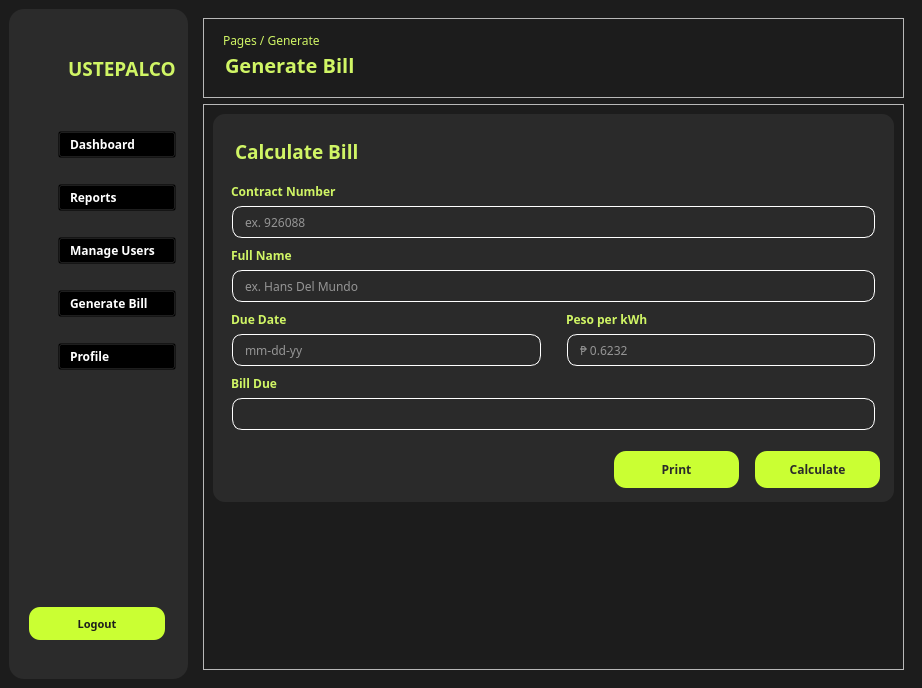
<?xml version="1.0" encoding="UTF-8"?>
<ui version="4.0">
 <class>Dashboard_Window</class>
 <widget class="QMainWindow" name="Dashboard_Window">
  <property name="geometry">
   <rect>
    <x>0</x>
    <y>0</y>
    <width>922</width>
    <height>688</height>
   </rect>
  </property>
  <property name="minimumSize">
   <size>
    <width>915</width>
    <height>688</height>
   </size>
  </property>
  <property name="maximumSize">
   <size>
    <width>1280</width>
    <height>895</height>
   </size>
  </property>
  <property name="windowTitle">
   <string>Dashboard</string>
  </property>
  <property name="styleSheet">
   <string notr="true">QMainWindow {
	background-color: #1C1C1C;
	
}</string>
  </property>
  <widget class="QWidget" name="centralwidget">
   <property name="sizePolicy">
    <sizepolicy hsizetype="Preferred" vsizetype="Preferred">
     <horstretch>0</horstretch>
     <verstretch>0</verstretch>
    </sizepolicy>
   </property>
   <layout class="QHBoxLayout" name="horizontalLayout_7">
    <item>
     <widget class="QFrame" name="sidebar">
      <property name="minimumSize">
       <size>
        <width>0</width>
        <height>0</height>
       </size>
      </property>
      <property name="styleSheet">
       <string notr="true">*{
	margin: 0;
}

#sidebar {
	background-color: #2B2B2B;
	border-radius: 15px;
}

QLabel {
	color: #FFFFFF;
}


#logo {

}

#logo_text {
	color: #D0F565;
	
}

#dashboard_logo {
	margin-top: 20px;
	margin-left: 15px;
}


#reports_logo {
	margin-top: 20px;
	margin-left: 16px;
}

#manage_logo {
	margin-top: 20px;
	margin-left: 12px;
}

#generate_logo {
	margin-top: 20px;
	margin-left: 12px;
}


#profile_logo {
	margin-top: 20px;
	margin-left: 12px;
}

QPushButton {
	margin-top: 20px;
	width: 5px;
	height: 25px;
	color: #FFFFFF;
	padding-left: 11px;
	text-align: left;
	background-color: transparent;
	
}

#logout_button {
	height: 33px;
	background-color: #CAFF33;
	color: #1C1C1C;
	margin: 0px 11px 30px 11px;
	border-radius: 11px;
	padding: 0;
	text-align: center;
}





</string>
      </property>
      <property name="frameShape">
       <enum>QFrame::StyledPanel</enum>
      </property>
      <property name="frameShadow">
       <enum>QFrame::Raised</enum>
      </property>
      <layout class="QVBoxLayout" name="verticalLayout_2">
       <item>
        <layout class="QVBoxLayout" name="verticalLayout">
         <property name="spacing">
          <number>6</number>
         </property>
         <property name="leftMargin">
          <number>0</number>
         </property>
         <property name="topMargin">
          <number>20</number>
         </property>
         <property name="rightMargin">
          <number>3</number>
         </property>
         <item>
          <layout class="QHBoxLayout" name="horizontalLayout">
           <property name="spacing">
            <number>0</number>
           </property>
           <property name="topMargin">
            <number>5</number>
           </property>
           <item>
            <widget class="QLabel" name="logo">
             <property name="sizePolicy">
              <sizepolicy hsizetype="Preferred" vsizetype="Fixed">
               <horstretch>0</horstretch>
               <verstretch>0</verstretch>
              </sizepolicy>
             </property>
             <property name="minimumSize">
              <size>
               <width>50</width>
               <height>50</height>
              </size>
             </property>
             <property name="maximumSize">
              <size>
               <width>30</width>
               <height>50</height>
              </size>
             </property>
             <property name="text">
              <string/>
             </property>
             <property name="pixmap">
              <pixmap>:/pics/—Pngtree—lightning-icon-electric-logo_8832878.ico</pixmap>
             </property>
             <property name="scaledContents">
              <bool>true</bool>
             </property>
             <property name="alignment">
              <set>Qt::AlignCenter</set>
             </property>
            </widget>
           </item>
           <item>
            <widget class="QLabel" name="logo_text">
             <property name="font">
              <font>
               <family>Poppins</family>
               <pointsize>14</pointsize>
               <weight>75</weight>
               <bold>true</bold>
              </font>
             </property>
             <property name="text">
              <string>USTEPALCO</string>
             </property>
            </widget>
           </item>
          </layout>
         </item>
         <item>
          <layout class="QHBoxLayout" name="horizontalLayout_2">
           <property name="spacing">
            <number>0</number>
           </property>
           <property name="topMargin">
            <number>12</number>
           </property>
           <item>
            <widget class="QLabel" name="dashboard_logo">
             <property name="maximumSize">
              <size>
               <width>40</width>
               <height>50</height>
              </size>
             </property>
             <property name="text">
              <string/>
             </property>
             <property name="pixmap">
              <pixmap>:/icons/ui icons/Vector123.svg</pixmap>
             </property>
            </widget>
           </item>
           <item>
            <widget class="QPushButton" name="dashboard_button">
             <property name="font">
              <font>
               <family>DM Sans</family>
               <pointsize>9</pointsize>
               <weight>75</weight>
               <bold>true</bold>
              </font>
             </property>
             <property name="cursor">
              <cursorShape>PointingHandCursor</cursorShape>
             </property>
             <property name="text">
              <string>Dashboard</string>
             </property>
            </widget>
           </item>
          </layout>
         </item>
         <item>
          <layout class="QHBoxLayout" name="horizontalLayout_3">
           <property name="spacing">
            <number>0</number>
           </property>
           <item>
            <widget class="QLabel" name="reports_logo">
             <property name="maximumSize">
              <size>
               <width>40</width>
               <height>50</height>
              </size>
             </property>
             <property name="text">
              <string/>
             </property>
             <property name="pixmap">
              <pixmap>:/icons/ui icons/Vector.svg</pixmap>
             </property>
            </widget>
           </item>
           <item>
            <widget class="QPushButton" name="reports_button">
             <property name="font">
              <font>
               <family>DM Sans</family>
               <pointsize>9</pointsize>
               <weight>75</weight>
               <bold>true</bold>
              </font>
             </property>
             <property name="cursor">
              <cursorShape>PointingHandCursor</cursorShape>
             </property>
             <property name="text">
              <string>Reports</string>
             </property>
            </widget>
           </item>
          </layout>
         </item>
         <item>
          <layout class="QHBoxLayout" name="horizontalLayout_4">
           <property name="spacing">
            <number>0</number>
           </property>
           <item>
            <widget class="QLabel" name="manage_logo">
             <property name="maximumSize">
              <size>
               <width>40</width>
               <height>50</height>
              </size>
             </property>
             <property name="text">
              <string/>
             </property>
             <property name="pixmap">
              <pixmap>:/icons/ui icons/Icon.svg</pixmap>
             </property>
            </widget>
           </item>
           <item>
            <widget class="QPushButton" name="manage_button">
             <property name="font">
              <font>
               <family>DM Sans</family>
               <pointsize>9</pointsize>
               <weight>75</weight>
               <bold>true</bold>
              </font>
             </property>
             <property name="cursor">
              <cursorShape>PointingHandCursor</cursorShape>
             </property>
             <property name="text">
              <string>Manage Users</string>
             </property>
            </widget>
           </item>
          </layout>
         </item>
         <item>
          <layout class="QHBoxLayout" name="horizontalLayout_5">
           <property name="spacing">
            <number>0</number>
           </property>
           <item>
            <widget class="QLabel" name="generate_logo">
             <property name="maximumSize">
              <size>
               <width>40</width>
               <height>50</height>
              </size>
             </property>
             <property name="text">
              <string/>
             </property>
             <property name="pixmap">
              <pixmap>:/icons/ui icons/basil_invoice-solid.svg</pixmap>
             </property>
            </widget>
           </item>
           <item>
            <widget class="QPushButton" name="generate_button">
             <property name="font">
              <font>
               <family>DM Sans</family>
               <pointsize>9</pointsize>
               <weight>75</weight>
               <bold>true</bold>
              </font>
             </property>
             <property name="cursor">
              <cursorShape>PointingHandCursor</cursorShape>
             </property>
             <property name="text">
              <string>Generate Bill</string>
             </property>
            </widget>
           </item>
          </layout>
         </item>
         <item>
          <layout class="QHBoxLayout" name="horizontalLayout_6">
           <property name="spacing">
            <number>0</number>
           </property>
           <item>
            <widget class="QLabel" name="profile_logo">
             <property name="maximumSize">
              <size>
               <width>40</width>
               <height>50</height>
              </size>
             </property>
             <property name="text">
              <string/>
             </property>
             <property name="pixmap">
              <pixmap>:/icons/ui icons/mdi_clipboard-user.svg</pixmap>
             </property>
            </widget>
           </item>
           <item>
            <widget class="QPushButton" name="profile_button">
             <property name="font">
              <font>
               <family>DM Sans</family>
               <pointsize>9</pointsize>
               <weight>75</weight>
               <bold>true</bold>
              </font>
             </property>
             <property name="cursor">
              <cursorShape>PointingHandCursor</cursorShape>
             </property>
             <property name="text">
              <string>Profile</string>
             </property>
            </widget>
           </item>
          </layout>
         </item>
         <item>
          <spacer name="verticalSpacer_2">
           <property name="orientation">
            <enum>Qt::Vertical</enum>
           </property>
           <property name="sizeHint" stdset="0">
            <size>
             <width>20</width>
             <height>40</height>
            </size>
           </property>
          </spacer>
         </item>
         <item>
          <widget class="QPushButton" name="logout_button">
           <property name="font">
            <font>
             <family>DM Sans</family>
             <pointsize>8</pointsize>
             <weight>75</weight>
             <bold>true</bold>
            </font>
           </property>
           <property name="cursor">
            <cursorShape>PointingHandCursor</cursorShape>
           </property>
           <property name="text">
            <string>Logout</string>
           </property>
          </widget>
         </item>
        </layout>
       </item>
      </layout>
     </widget>
    </item>
    <item>
     <widget class="QStackedWidget" name="stackedWidget">
      <property name="currentIndex">
       <number>2</number>
      </property>
      <widget class="QWidget" name="page_1">
       <property name="font">
        <font>
         <pointsize>8</pointsize>
        </font>
       </property>
       <property name="styleSheet">
        <string notr="true">QLabel {
	color: #D0F565;
}

#pages_text {
	margin-left: 20px;
	margin-top: 10px;
}

#mainDashboard_text {
	margin-left: 18px;
}</string>
       </property>
       <layout class="QGridLayout" name="gridLayout_2">
        <item row="0" column="0">
         <layout class="QVBoxLayout" name="header1">
          <property name="spacing">
           <number>0</number>
          </property>
          <item>
           <widget class="QLabel" name="pages_text">
            <property name="maximumSize">
             <size>
              <width>150</width>
              <height>30</height>
             </size>
            </property>
            <property name="font">
             <font>
              <family>DM Sans</family>
              <pointsize>9</pointsize>
             </font>
            </property>
            <property name="text">
             <string>Pages / Dashboard</string>
            </property>
            <property name="alignment">
             <set>Qt::AlignLeading|Qt::AlignLeft|Qt::AlignVCenter</set>
            </property>
           </widget>
          </item>
          <item>
           <widget class="QLabel" name="mainDashboard_text">
            <property name="maximumSize">
             <size>
              <width>200</width>
              <height>40</height>
             </size>
            </property>
            <property name="font">
             <font>
              <family>DM Sans</family>
              <pointsize>15</pointsize>
              <weight>75</weight>
              <bold>true</bold>
             </font>
            </property>
            <property name="text">
             <string>Main Dashboard</string>
            </property>
           </widget>
          </item>
          <item>
           <widget class="QFrame" name="body">
            <property name="frameShape">
             <enum>QFrame::StyledPanel</enum>
            </property>
            <property name="frameShadow">
             <enum>QFrame::Raised</enum>
            </property>
            <layout class="QGridLayout" name="gridLayout">
             <item row="0" column="0">
              <widget class="QLabel" name="label_3">
               <property name="font">
                <font>
                 <family>Poppins</family>
                 <pointsize>38</pointsize>
                 <weight>75</weight>
                 <bold>true</bold>
                </font>
               </property>
               <property name="text">
                <string>Merry Christmas!!!</string>
               </property>
               <property name="alignment">
                <set>Qt::AlignCenter</set>
               </property>
              </widget>
             </item>
            </layout>
           </widget>
          </item>
         </layout>
        </item>
       </layout>
      </widget>
      <widget class="QWidget" name="dashboard_page">
       <property name="styleSheet">
        <string notr="true">QLabel {
	color: #D0F565;
}

#pages_text2 {
	margin-left: 7px;
}

#mainDashboard_text2 {
	margin-left: 5px;
}



</string>
       </property>
       <layout class="QVBoxLayout" name="verticalLayout_6">
        <item>
         <widget class="QFrame" name="header">
          <property name="maximumSize">
           <size>
            <width>16777215</width>
            <height>80</height>
           </size>
          </property>
          <property name="frameShape">
           <enum>QFrame::StyledPanel</enum>
          </property>
          <property name="frameShadow">
           <enum>QFrame::Raised</enum>
          </property>
          <layout class="QVBoxLayout" name="verticalLayout_5">
           <item>
            <layout class="QVBoxLayout" name="verticalLayout_4">
             <property name="spacing">
              <number>0</number>
             </property>
             <property name="bottomMargin">
              <number>15</number>
             </property>
             <item>
              <widget class="QLabel" name="pages_text2">
               <property name="maximumSize">
                <size>
                 <width>150</width>
                 <height>30</height>
                </size>
               </property>
               <property name="font">
                <font>
                 <family>DM Sans</family>
                 <pointsize>9</pointsize>
                </font>
               </property>
               <property name="text">
                <string>Pages / Dashboard</string>
               </property>
               <property name="alignment">
                <set>Qt::AlignLeading|Qt::AlignLeft|Qt::AlignVCenter</set>
               </property>
              </widget>
             </item>
             <item>
              <widget class="QLabel" name="mainDashboard_text2">
               <property name="maximumSize">
                <size>
                 <width>200</width>
                 <height>40</height>
                </size>
               </property>
               <property name="font">
                <font>
                 <family>DM Sans</family>
                 <pointsize>15</pointsize>
                 <weight>75</weight>
                 <bold>true</bold>
                </font>
               </property>
               <property name="text">
                <string>Main Dashboard</string>
               </property>
              </widget>
             </item>
            </layout>
           </item>
          </layout>
         </widget>
        </item>
        <item>
         <widget class="QFrame" name="dashboard_body">
          <property name="styleSheet">
           <string notr="true">#body2 {
	border-color: transparent;
}

QFrame {
	border: 1px solid #D0F565;
	border-radius: 20px;
}

#frame_4, #frame_5, #frame_6 {
	margin: 10px 2px 3px 10px;
}

#frame_7, #frame_8 {
	margin: 10px 5px 3px 10px;
}

#frame_9 {
	margin: 10px 5px 10px 10px;
}




</string>
          </property>
          <property name="frameShape">
           <enum>QFrame::StyledPanel</enum>
          </property>
          <property name="frameShadow">
           <enum>QFrame::Raised</enum>
          </property>
          <layout class="QVBoxLayout" name="verticalLayout_3">
           <item>
            <layout class="QHBoxLayout" name="horizontalLayout_8">
             <property name="spacing">
              <number>15</number>
             </property>
             <item>
              <widget class="QFrame" name="frame_4">
               <property name="minimumSize">
                <size>
                 <width>160</width>
                 <height>50</height>
                </size>
               </property>
               <property name="maximumSize">
                <size>
                 <width>16777215</width>
                 <height>90</height>
                </size>
               </property>
               <property name="frameShape">
                <enum>QFrame::StyledPanel</enum>
               </property>
               <property name="frameShadow">
                <enum>QFrame::Plain</enum>
               </property>
              </widget>
             </item>
             <item>
              <widget class="QFrame" name="frame_5">
               <property name="sizePolicy">
                <sizepolicy hsizetype="Preferred" vsizetype="Preferred">
                 <horstretch>0</horstretch>
                 <verstretch>0</verstretch>
                </sizepolicy>
               </property>
               <property name="minimumSize">
                <size>
                 <width>160</width>
                 <height>70</height>
                </size>
               </property>
               <property name="maximumSize">
                <size>
                 <width>16777215</width>
                 <height>90</height>
                </size>
               </property>
               <property name="frameShape">
                <enum>QFrame::StyledPanel</enum>
               </property>
               <property name="frameShadow">
                <enum>QFrame::Raised</enum>
               </property>
              </widget>
             </item>
             <item>
              <widget class="QFrame" name="frame_6">
               <property name="minimumSize">
                <size>
                 <width>160</width>
                 <height>70</height>
                </size>
               </property>
               <property name="maximumSize">
                <size>
                 <width>16777215</width>
                 <height>90</height>
                </size>
               </property>
               <property name="frameShape">
                <enum>QFrame::StyledPanel</enum>
               </property>
               <property name="frameShadow">
                <enum>QFrame::Plain</enum>
               </property>
              </widget>
             </item>
             <item>
              <spacer name="horizontalSpacer">
               <property name="orientation">
                <enum>Qt::Horizontal</enum>
               </property>
               <property name="sizeType">
                <enum>QSizePolicy::Maximum</enum>
               </property>
               <property name="sizeHint" stdset="0">
                <size>
                 <width>40</width>
                 <height>20</height>
                </size>
               </property>
              </spacer>
             </item>
            </layout>
           </item>
           <item>
            <layout class="QHBoxLayout" name="horizontalLayout_9">
             <property name="spacing">
              <number>15</number>
             </property>
             <item>
              <widget class="QFrame" name="frame_7">
               <property name="minimumSize">
                <size>
                 <width>420</width>
                 <height>160</height>
                </size>
               </property>
               <property name="maximumSize">
                <size>
                 <width>1500</width>
                 <height>300</height>
                </size>
               </property>
               <property name="frameShape">
                <enum>QFrame::StyledPanel</enum>
               </property>
               <property name="frameShadow">
                <enum>QFrame::Raised</enum>
               </property>
              </widget>
             </item>
             <item>
              <widget class="QFrame" name="frame_8">
               <property name="minimumSize">
                <size>
                 <width>230</width>
                 <height>160</height>
                </size>
               </property>
               <property name="maximumSize">
                <size>
                 <width>400</width>
                 <height>300</height>
                </size>
               </property>
               <property name="frameShape">
                <enum>QFrame::StyledPanel</enum>
               </property>
               <property name="frameShadow">
                <enum>QFrame::Raised</enum>
               </property>
              </widget>
             </item>
            </layout>
           </item>
           <item>
            <widget class="QFrame" name="frame_9">
             <property name="minimumSize">
              <size>
               <width>670</width>
               <height>100</height>
              </size>
             </property>
             <property name="maximumSize">
              <size>
               <width>1500</width>
               <height>16777215</height>
              </size>
             </property>
             <property name="frameShape">
              <enum>QFrame::StyledPanel</enum>
             </property>
             <property name="frameShadow">
              <enum>QFrame::Raised</enum>
             </property>
            </widget>
           </item>
          </layout>
         </widget>
        </item>
       </layout>
      </widget>
      <widget class="QWidget" name="generateBill_page">
       <property name="styleSheet">
        <string notr="true">QLabel {
	color: #D0F565;
}

#pages_text_3 {
	margin-left: 7px;
	margin-top: 4px;
}

#mainDashboard_text_3 {
	margin-left: 5px;
	margin-top: 3px;
}

#generateBill_frame {
	vertical-align: top;
	background-color: #2A2A2A;
	border-radius: 12px;
}


QLineEdit {
	border: 1px solid white;
	border-radius: 10px;
	background-color: transparent;
	color: white;
	margin: 0px 10px;
	padding: 5px 10px;
}

QLabel {
	margin-top: 3px;
	margin-left: 6px;
}

#calculateBill_label {
	margin-top: 15px;
	margin-left: 8px;
}

#conNum_label {
	margin-top: 12px;
}

QPushButton {
	margin: 5px;
	background-color: #CAFF33;
	color: #2A2A2A;
	border-radius: 12px;
}

QPushButton::hover {
	background-color: #2A2A2A;
	color: #CAFF33;
}

</string>
       </property>
       <layout class="QVBoxLayout" name="verticalLayout_16">
        <property name="leftMargin">
         <number>9</number>
        </property>
        <item>
         <widget class="QFrame" name="header_2">
          <property name="maximumSize">
           <size>
            <width>16777215</width>
            <height>80</height>
           </size>
          </property>
          <property name="frameShape">
           <enum>QFrame::StyledPanel</enum>
          </property>
          <property name="frameShadow">
           <enum>QFrame::Raised</enum>
          </property>
          <layout class="QVBoxLayout" name="verticalLayout_7">
           <item>
            <layout class="QVBoxLayout" name="verticalLayout_8">
             <property name="spacing">
              <number>0</number>
             </property>
             <property name="bottomMargin">
              <number>10</number>
             </property>
             <item>
              <widget class="QLabel" name="pages_text_3">
               <property name="maximumSize">
                <size>
                 <width>150</width>
                 <height>30</height>
                </size>
               </property>
               <property name="font">
                <font>
                 <family>DM Sans</family>
                 <pointsize>9</pointsize>
                </font>
               </property>
               <property name="text">
                <string>Pages / Generate</string>
               </property>
               <property name="alignment">
                <set>Qt::AlignLeading|Qt::AlignLeft|Qt::AlignVCenter</set>
               </property>
              </widget>
             </item>
             <item>
              <widget class="QLabel" name="generateBill_text_3">
               <property name="maximumSize">
                <size>
                 <width>200</width>
                 <height>40</height>
                </size>
               </property>
               <property name="font">
                <font>
                 <family>DM Sans</family>
                 <pointsize>15</pointsize>
                 <weight>75</weight>
                 <bold>true</bold>
                </font>
               </property>
               <property name="text">
                <string>Generate Bill</string>
               </property>
              </widget>
             </item>
            </layout>
           </item>
          </layout>
         </widget>
        </item>
        <item>
         <widget class="QFrame" name="generateBill_body">
          <property name="frameShape">
           <enum>QFrame::StyledPanel</enum>
          </property>
          <property name="frameShadow">
           <enum>QFrame::Raised</enum>
          </property>
          <layout class="QVBoxLayout" name="verticalLayout_17">
           <item>
            <widget class="QFrame" name="generateBill_frame">
             <property name="maximumSize">
              <size>
               <width>16777215</width>
               <height>400</height>
              </size>
             </property>
             <property name="frameShape">
              <enum>QFrame::StyledPanel</enum>
             </property>
             <property name="frameShadow">
              <enum>QFrame::Raised</enum>
             </property>
             <layout class="QVBoxLayout" name="verticalLayout_15">
              <item>
               <widget class="QLabel" name="calculateBill_label">
                <property name="font">
                 <font>
                  <family>DM Sans</family>
                  <pointsize>14</pointsize>
                  <weight>75</weight>
                  <bold>true</bold>
                 </font>
                </property>
                <property name="text">
                 <string>Calculate Bill</string>
                </property>
               </widget>
              </item>
              <item>
               <layout class="QVBoxLayout" name="verticalLayout_9">
                <item>
                 <widget class="QLabel" name="conNum_label">
                  <property name="font">
                   <font>
                    <family>DM Sans</family>
                    <weight>75</weight>
                    <bold>true</bold>
                   </font>
                  </property>
                  <property name="text">
                   <string>Contract Number</string>
                  </property>
                 </widget>
                </item>
                <item>
                 <widget class="QLineEdit" name="conNum_edit">
                  <property name="minimumSize">
                   <size>
                    <width>0</width>
                    <height>32</height>
                   </size>
                  </property>
                  <property name="font">
                   <font>
                    <family>DM Sans</family>
                   </font>
                  </property>
                  <property name="placeholderText">
                   <string>ex. 926088</string>
                  </property>
                 </widget>
                </item>
               </layout>
              </item>
              <item>
               <layout class="QVBoxLayout" name="verticalLayout_11">
                <item>
                 <widget class="QLabel" name="fullName_label">
                  <property name="font">
                   <font>
                    <family>DM Sans</family>
                    <weight>75</weight>
                    <bold>true</bold>
                   </font>
                  </property>
                  <property name="text">
                   <string>Full Name</string>
                  </property>
                 </widget>
                </item>
                <item>
                 <widget class="QLineEdit" name="fullName_edit">
                  <property name="minimumSize">
                   <size>
                    <width>0</width>
                    <height>32</height>
                   </size>
                  </property>
                  <property name="font">
                   <font>
                    <family>DM Sans</family>
                   </font>
                  </property>
                  <property name="placeholderText">
                   <string>ex. Hans Del Mundo</string>
                  </property>
                 </widget>
                </item>
               </layout>
              </item>
              <item>
               <layout class="QHBoxLayout" name="horizontalLayout_10">
                <item>
                 <layout class="QVBoxLayout" name="verticalLayout_12">
                  <item>
                   <widget class="QLabel" name="dueDate_label">
                    <property name="font">
                     <font>
                      <family>DM Sans</family>
                      <weight>75</weight>
                      <bold>true</bold>
                     </font>
                    </property>
                    <property name="text">
                     <string>Due Date</string>
                    </property>
                   </widget>
                  </item>
                  <item>
                   <widget class="QLineEdit" name="dueDate_edit">
                    <property name="minimumSize">
                     <size>
                      <width>0</width>
                      <height>32</height>
                     </size>
                    </property>
                    <property name="font">
                     <font>
                      <family>DM Sans</family>
                     </font>
                    </property>
                    <property name="placeholderText">
                     <string>mm-dd-yy</string>
                    </property>
                   </widget>
                  </item>
                 </layout>
                </item>
                <item>
                 <layout class="QVBoxLayout" name="verticalLayout_13">
                  <item>
                   <widget class="QLabel" name="pesokwh_label">
                    <property name="font">
                     <font>
                      <family>DM Sans</family>
                      <weight>75</weight>
                      <bold>true</bold>
                     </font>
                    </property>
                    <property name="text">
                     <string>Peso per kWh</string>
                    </property>
                   </widget>
                  </item>
                  <item>
                   <widget class="QLineEdit" name="pesokwh_edit">
                    <property name="minimumSize">
                     <size>
                      <width>0</width>
                      <height>32</height>
                     </size>
                    </property>
                    <property name="font">
                     <font>
                      <family>DM Sans</family>
                     </font>
                    </property>
                    <property name="readOnly">
                     <bool>true</bool>
                    </property>
                    <property name="placeholderText">
                     <string>₱ 0.6232</string>
                    </property>
                   </widget>
                  </item>
                 </layout>
                </item>
               </layout>
              </item>
              <item>
               <layout class="QVBoxLayout" name="verticalLayout_14">
                <item>
                 <widget class="QLabel" name="billDue_label">
                  <property name="font">
                   <font>
                    <family>DM Sans</family>
                    <weight>75</weight>
                    <bold>true</bold>
                   </font>
                  </property>
                  <property name="text">
                   <string>Bill Due</string>
                  </property>
                 </widget>
                </item>
                <item>
                 <widget class="QLineEdit" name="billDue_edit">
                  <property name="minimumSize">
                   <size>
                    <width>0</width>
                    <height>32</height>
                   </size>
                  </property>
                  <property name="font">
                   <font>
                    <family>DM Sans</family>
                   </font>
                  </property>
                  <property name="readOnly">
                   <bool>true</bool>
                  </property>
                 </widget>
                </item>
               </layout>
              </item>
              <item>
               <layout class="QHBoxLayout" name="horizontalLayout_11">
                <property name="topMargin">
                 <number>10</number>
                </property>
                <item>
                 <spacer name="horizontalSpacer_2">
                  <property name="orientation">
                   <enum>Qt::Horizontal</enum>
                  </property>
                  <property name="sizeType">
                   <enum>QSizePolicy::Expanding</enum>
                  </property>
                  <property name="sizeHint" stdset="0">
                   <size>
                    <width>40</width>
                    <height>20</height>
                   </size>
                  </property>
                 </spacer>
                </item>
                <item>
                 <widget class="QPushButton" name="print_button">
                  <property name="minimumSize">
                   <size>
                    <width>135</width>
                    <height>47</height>
                   </size>
                  </property>
                  <property name="font">
                   <font>
                    <family>DM Sans</family>
                    <pointsize>9</pointsize>
                    <weight>75</weight>
                    <bold>true</bold>
                   </font>
                  </property>
                  <property name="cursor">
                   <cursorShape>PointingHandCursor</cursorShape>
                  </property>
                  <property name="text">
                   <string>Print</string>
                  </property>
                 </widget>
                </item>
                <item>
                 <widget class="QPushButton" name="calculate_button">
                  <property name="minimumSize">
                   <size>
                    <width>135</width>
                    <height>47</height>
                   </size>
                  </property>
                  <property name="font">
                   <font>
                    <family>DM Sans</family>
                    <pointsize>9</pointsize>
                    <weight>75</weight>
                    <bold>true</bold>
                   </font>
                  </property>
                  <property name="cursor">
                   <cursorShape>PointingHandCursor</cursorShape>
                  </property>
                  <property name="text">
                   <string>Calculate</string>
                  </property>
                 </widget>
                </item>
               </layout>
              </item>
             </layout>
            </widget>
           </item>
           <item>
            <spacer name="verticalSpacer">
             <property name="orientation">
              <enum>Qt::Vertical</enum>
             </property>
             <property name="sizeType">
              <enum>QSizePolicy::MinimumExpanding</enum>
             </property>
             <property name="sizeHint" stdset="0">
              <size>
               <width>20</width>
               <height>40</height>
              </size>
             </property>
            </spacer>
           </item>
          </layout>
         </widget>
        </item>
       </layout>
      </widget>
     </widget>
    </item>
   </layout>
  </widget>
 </widget>
 <resources>
  <include location="../resource_rc.qrc"/>
 </resources>
 <connections/>
</ui>
